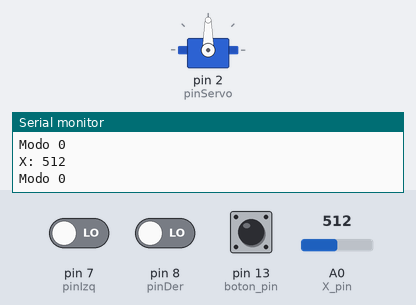
A sketch run on a simulated Arduino Uno, built with avr-gcc and run on an emulated ATmega328P. Shown: servo, the last lines printed to the serial monitor. The inputs (shaded band) are chosen by the test bench; at power-on: pin 13 (boton_pin) HIGH, pin 8 (pinDer) LOW, A0 (X_pin) = 512, pin 7 (pinIzq) LOW.

Above: at 1.2 s.
1.3 s: pin 13 (boton_pin) pulled LOW for 0.15 s
At 2.1 s:
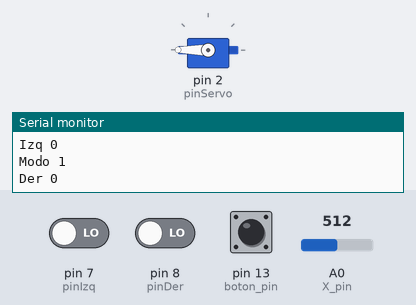
2.9 s: pin 8 (pinDer) driven HIGH
At 3.7 s:
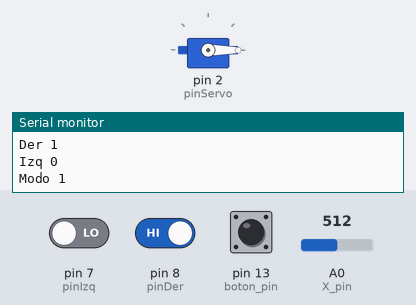
4.4 s: pin 8 (pinDer) driven LOW
At 5.3 s:
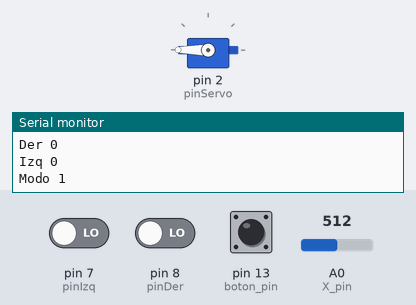
5.9 s: pin 13 (boton_pin) pulled LOW for 1 s
At 6.5 s:
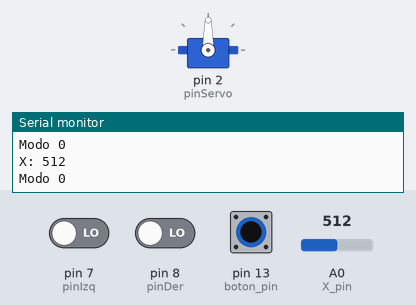
8.4 s: A0 (X_pin) set to 402
At 8.9 s:
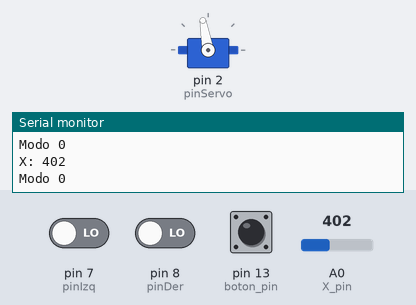
9.9 s: A0 (X_pin) set to 622
At 10.6 s:
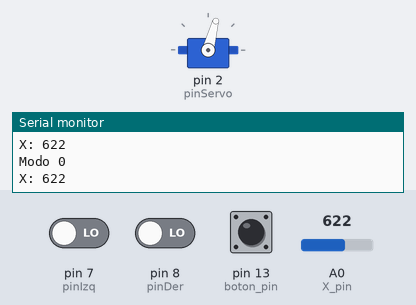
Timing chart, 0 to 12.4 s (numbered marks = the images above; inputs shaded):
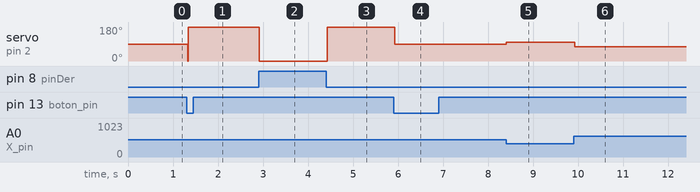

Measured:
- after the input at 1.3 s, servo on pin 2 (pinServo): 90° → 180° at once
- after the input at 2.9 s, servo on pin 2 (pinServo): 180° → 0° at once
- after the input at 4.4 s, servo on pin 2 (pinServo): 0° → 180° at once
- after the input at 5.9 s, servo on pin 2 (pinServo): 180° → 90° at once
- after the input at 8.4 s, servo on pin 2 (pinServo): 90° → 100° at once
- after the input at 9.9 s, servo on pin 2 (pinServo): 100° → 75° at once

The sketch:

Actividad-4.2.ino
```cpp
#include <Servo.h>

#define boton_pin 13 // pin digital para el botón
#define X_pin A0 // pin analógico para leer eje X

Servo servo;
int pinServo = 2;

int modo = 0;

int pinDer = 8;
int pinIzq = 7;

int pulsado = 0;

void setup() {
  // put your setup code here, to run once:
  Serial.begin(9600);
  servo.attach(pinServo);
  pinMode(boton_pin, INPUT_PULLUP);

  pinMode(pinDer, INPUT);
  pinMode(pinIzq, INPUT);

}

void loop() {

  int boton = digitalRead(boton_pin);
  Serial.println("Modo " + String(modo));

  if(boton == LOW && pulsado == 0){
    if(modo == 0){
      servo.write(0);
      modo = 1;
    }
    else if(modo == 1){
      modo = 0;
    }
    pulsado = 1;
  }

  if(boton == HIGH && pulsado == 1){
    pulsado = 0;
  }

  // put your main code here, to run repeatedly:
  if(modo == 0){
    int valorX = analogRead(X_pin);
    Serial.println("X: "+String(valorX));

    if(valorX < 100){
      servo.write(180);
    }
    else if(valorX > 100 && valorX < 412){
      servo.write(100);
    }
    else if(valorX > 412 && valorX < 612){
      servo.write(90);
    }
    else if(valorX > 612 && valorX < 923){
      servo.write(75);
    }
    else if(valorX > 923){
      servo.write(0);
    }
  }
  else if(modo == 1){
    int der = digitalRead(pinDer);
    int izq = digitalRead(pinIzq);
    Serial.println("Der " + String(der));
    Serial.println("Izq " + String(izq));


    if(der == LOW){
      servo.write(180);
    }
    else if(izq == LOW){
      servo.write(0);
    }

  }

}
```
